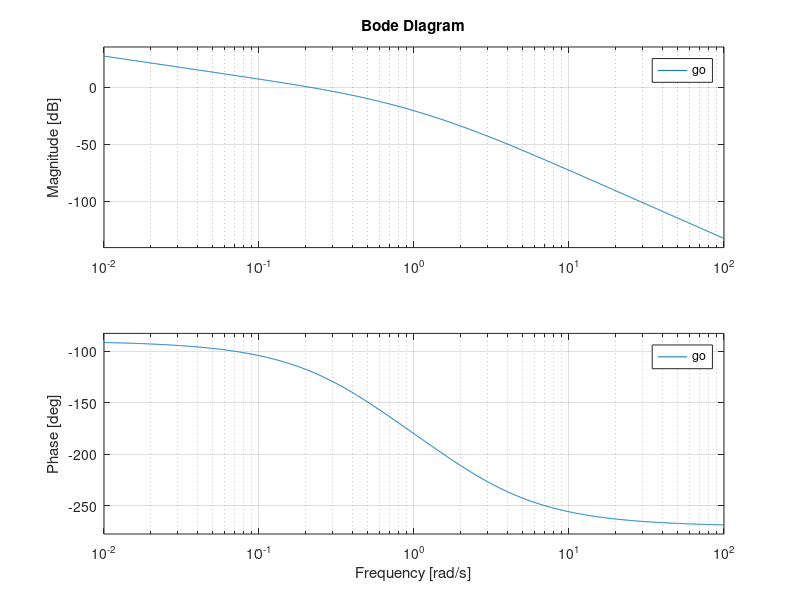
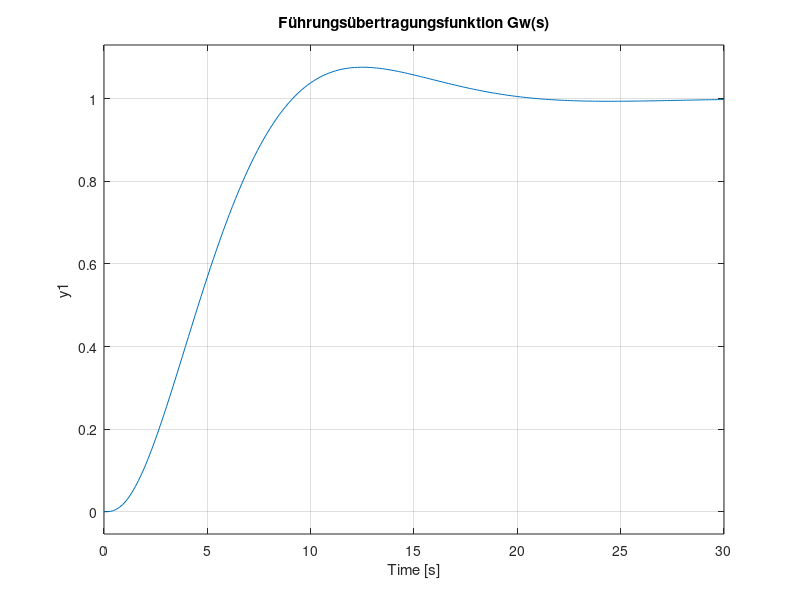
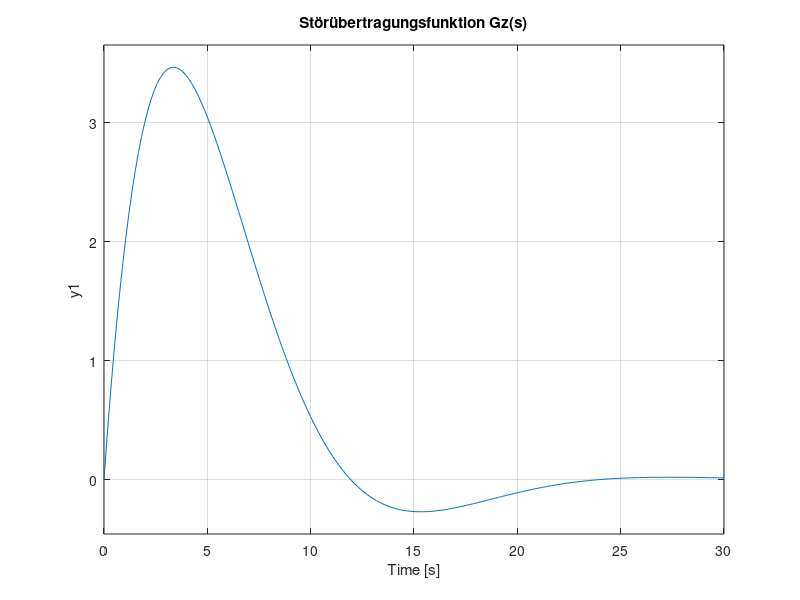

Reproduce these figures in MATLAB, in order.
% Labor Reglungstechnik (SoSe2022)
% Aufgaben für Labor 2
%
% Bearbeitet von: 
% --, --, --
% --, --, --

clear, clc, close all;
s=tf('s');

% Parameter und Beiwerte:
T1=4;
T2=0.5;
T3=2;
Ks=5;
Kr=0.19;
Tn=4;
Tv=2;

% Regler:
%Gr=Kr; %P-Regler
Gr=Kr*(1+Tn*s)/(Tn*s); %PI-Regler
%Gr=Kr*(1+s*Tn)*(1+s*Tv)/s; %PID-Regler

% Übertragungsfunktion (PT3-Strecke):
G1=1+s*T1;
G2=1+s*T2;
G3=1+s*T3;
Gs=Ks/((G1)*(G2)*(G3));

% offener Regelkreis:
go=series(Gr,Gs);

% geschlossener Regelkreis:
g=feedback(go,1);

% Führungsübertragungsfunktion [X=W(Gs*Gr)-X(Gs*Gr)]:
Gw=go/(1+go);

% Störübertragungsfunktion: [X=Z(Ks/G3)-X(Gs*Gr)]:
Gz=((Ks)/(1+T3*s))/(1+go);

% Bode-Diagramm:
figure(1)
bode(go)

% Sprungantwort:
figure(2)
step(Gw)
title('Führungsübertragungsfunktion Gw(s)')

figure(3)
step(Gz)
title('Störübertragungsfunktion Gz(s)')
